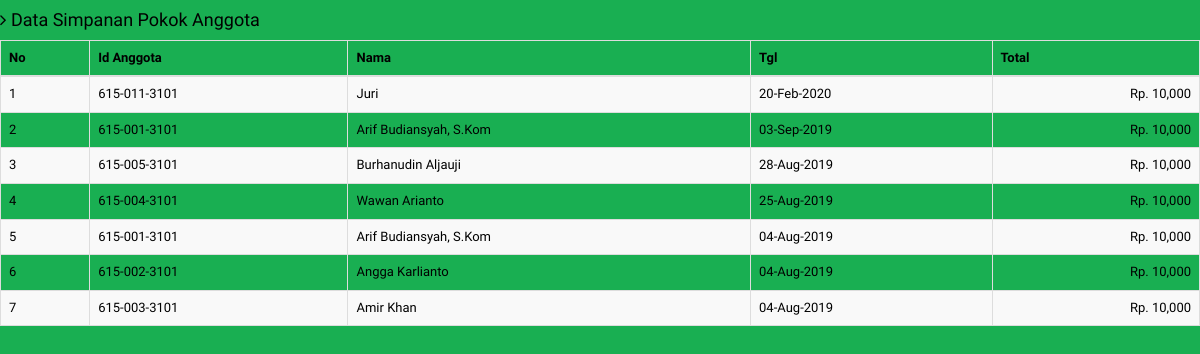
The page /admin/dashboard/simpanan_pokok/rekap_all.php on the database its author committed.
### tables this page shows
CREATE TABLE `simpanan_anggota` (
  `id_simpanan_anggota` int(11) NOT NULL,
  `id_anggota` varchar(20) NOT NULL,
  `id_produk` int(11) NOT NULL,
  `jumlah` int(11) NOT NULL,
  `periode_bulan` varchar(15) NOT NULL,
  `periode_tahun` varchar(5) NOT NULL,
  `Tglsetor` date NOT NULL
);

CREATE TABLE `anggota` (
  `id_anggota` varchar(20) NOT NULL,
  `nama_lengkap` varchar(100) NOT NULL,
  `nama_panggilan` varchar(50) NOT NULL,
  `nik` varchar(20) NOT NULL,
  `alamat` text NOT NULL,
  `telp_rumah` varchar(20) NOT NULL,
  `no_hp` varchar(20) NOT NULL,
  `pekerjaan` varchar(150) NOT NULL,
  `jenis_kelamin` enum('Perempuan','Laki-laki') NOT NULL,
  `status_kawin` enum('Belum Menikah','Menikah','Janda','Duda') NOT NULL,
  `email_anggota` varchar(120) NOT NULL,
  `username` varchar(120) NOT NULL,
  `pass_anggota` varchar(110) NOT NULL,
  `tgl_daftar` date NOT NULL
);

### admin/dashboard/simpanan_pokok/rekap_all.php (the view, shortened to what this page needs)
<?php
include_once('../../config/config.php');
?>
<!DOCTYPE html>
<html>
<head>
	<link href="../../assets/css/bootstrap.css" rel="stylesheet">
	<link href="../../assets/css/datatables.min.css" rel="stylesheet">
	<link href="../../assets/font-awesome/css/font-awesome.css" rel="stylesheet" />
	<link href="../../assets/css/style.css" rel="stylesheet">
	<link href="../../assets/css/style-responsive.css" rel="stylesheet">
</head>
<body>
	<h4><i class="fa fa-angle-right"></i> Data Simpanan Pokok Anggota</h4>
	<table class="table table-bordered table-striped" id="Datatables">
		<thead>
			<tr>
				<th>No</th>
				<th>Id Anggota</th>
				<th>Nama</th>
				<th>Tgl</th>
				<th>Total</th>
			</tr>
		</thead>
		<tbody>
			<?php
			$no = 1;
			$sql_simpanan_anggota = mysqli_query($con,"SELECT * FROM simpanan_anggota INNER JOIN anggota on simpanan_anggota.id_anggota = anggota.id_anggota INNER JOIN produk_bmt ON simpanan_anggota.id_produk = produk_bmt.id_produk WHERE produk_bmt.id_produk = 7 ORDER BY simpanan_anggota.Tglsetor DESC  ") or die (mysqli_error($con));
			while($data = mysqli_fetch_array($sql_simpanan_anggota)){
				?>
				<tr>
					<td><?php echo $no++ ?></td>
					<td><?php echo $data['id_anggota'] ?></td>
					<td><?php echo $data['nama_lengkap'] ?></td>
					<td><?php echo date('d-M-Y', strtotime($data['Tglsetor'])) ?></td>
					<td align="right"><?php echo 'Rp. '.number_format($data['jumlah']) ?></td>
				</tr>
			<?php } ?>
		</tbody>
	</table>
</body>
</html>

### admin/assets/css/style.css (style rules this page uses)
body { color: #000000; background: #19af52; font-family: 'Ruda', sans-serif; padding: 0px !important; margin: 0px !important; font-size:13px; }

### rows shown on the page
simpanan_anggota: id_anggota.id_anggota "615-011-3101", id_anggota.nama_lengkap "Juri", Tglsetor "20-Feb-2020", jumlah "10,000"
simpanan_anggota: id_anggota.id_anggota "615-001-3101", id_anggota.nama_lengkap "Arif Budiansyah, S.Kom", Tglsetor "03-Sep-2019", jumlah "10,000"
simpanan_anggota: id_anggota.id_anggota "615-005-3101", id_anggota.nama_lengkap "Burhanudin Aljauji", Tglsetor "28-Aug-2019", jumlah "10,000"
simpanan_anggota: id_anggota.id_anggota "615-004-3101", id_anggota.nama_lengkap "Wawan Arianto", Tglsetor "25-Aug-2019", jumlah "10,000"
simpanan_anggota: id_anggota.id_anggota "615-001-3101", id_anggota.nama_lengkap "Arif Budiansyah, S.Kom", Tglsetor "04-Aug-2019", jumlah "10,000"
simpanan_anggota: id_anggota.id_anggota "615-002-3101", id_anggota.nama_lengkap "Angga Karlianto", Tglsetor "04-Aug-2019", jumlah "10,000"
simpanan_anggota: id_anggota.id_anggota "615-003-3101", id_anggota.nama_lengkap "Amir Khan", Tglsetor "04-Aug-2019", jumlah "10,000"
